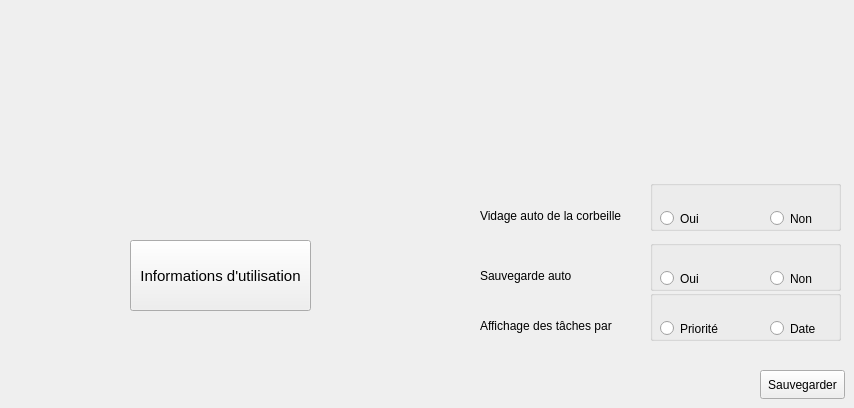
    <widget class="QWidget" name="parameterView">
     <attribute name="title">
      <string>Paramètres</string>
     </attribute>
     <widget class="QLabel" name="label_11">
      <property name="geometry">
       <rect>
        <x>480</x>
        <y>190</y>
        <width>141</width>
        <height>51</height>
       </rect>
      </property>
      <property name="text">
       <string>Vidage auto de la corbeille</string>
      </property>
     </widget>
     <widget class="QPushButton" name="parameterButtonSave">
      <property name="geometry">
       <rect>
        <x>760</x>
        <y>370</y>
        <width>85</width>
        <height>29</height>
       </rect>
      </property>
      <property name="text">
       <string>Sauvegarder</string>
      </property>
     </widget>
     <widget class="QLabel" name="label_12">
      <property name="geometry">
       <rect>
        <x>480</x>
        <y>260</y>
        <width>151</width>
        <height>31</height>
       </rect>
      </property>
      <property name="text">
       <string>Sauvegarde auto</string>
      </property>
     </widget>
     <widget class="QGroupBox" name="parameterGroupVidageAuto">
      <property name="geometry">
       <rect>
        <x>650</x>
        <y>180</y>
        <width>191</width>
        <height>51</height>
       </rect>
      </property>
      <property name="title">
       <string/>
      </property>
      <widget class="QRadioButton" name="parameterVidageAuto">
       <property name="geometry">
        <rect>
         <x>10</x>
         <y>30</y>
         <width>82</width>
         <height>17</height>
        </rect>
       </property>
       <property name="text">
        <string>Oui</string>
       </property>
      </widget>
      <widget class="QRadioButton" name="parameterNonVidageAuto">
       <property name="geometry">
        <rect>
         <x>120</x>
         <y>30</y>
         <width>82</width>
         <height>17</height>
        </rect>
       </property>
       <property name="text">
        <string>Non</string>
       </property>
      </widget>
     </widget>
     <widget class="QGroupBox" name="parameterGroupSaveAuto">
      <property name="geometry">
       <rect>
        <x>650</x>
        <y>240</y>
        <width>191</width>
        <height>51</height>
       </rect>
      </property>
      <property name="title">
       <string/>
      </property>
      <widget class="QRadioButton" name="parameterSaveAuto">
       <property name="geometry">
        <rect>
         <x>10</x>
         <y>30</y>
         <width>82</width>
         <height>17</height>
        </rect>
       </property>
       <property name="text">
        <string>Oui</string>
       </property>
      </widget>
      <widget class="QRadioButton" name="parameterNoSaveAuto">
       <property name="geometry">
        <rect>
         <x>120</x>
         <y>30</y>
         <width>82</width>
         <height>17</height>
        </rect>
       </property>
       <property name="text">
        <string>Non</string>
       </property>
      </widget>
     </widget>
     <widget class="QLabel" name="label_13">
      <property name="geometry">
       <rect>
        <x>480</x>
        <y>310</y>
        <width>151</width>
        <height>31</height>
       </rect>
      </property>
      <property name="text">
       <string>Affichage des tâches par</string>
      </property>
     </widget>
     <widget class="QGroupBox" name="parameterGroupTaskDisplaying">
      <property name="geometry">
       <rect>
        <x>650</x>
        <y>290</y>
        <width>191</width>
        <height>51</height>
       </rect>
      </property>
      <property name="title">
       <string/>
      </property>
      <widget class="QRadioButton" name="parameterTaskDisplayingPriority">
       <property name="geometry">
        <rect>
         <x>10</x>
         <y>30</y>
         <width>82</width>
         <height>17</height>
        </rect>
       </property>
       <property name="text">
        <string>Priorité</string>
       </property>
      </widget>
      <widget class="QRadioButton" name="parameterTaskDisplayingDate">
       <property name="geometry">
        <rect>
         <x>120</x>
         <y>30</y>
         <width>82</width>
         <height>17</height>
        </rect>
       </property>
       <property name="text">
        <string>Date</string>
       </property>
      </widget>
     </widget>
     <widget class="QPushButton" name="infoButton">
      <property name="geometry">
       <rect>
        <x>130</x>
        <y>240</y>
        <width>181</width>
        <height>71</height>
       </rect>
      </property>
      <property name="font">
       <font>
        <pointsize>11</pointsize>
       </font>
      </property>
      <property name="text">
       <string>Informations d'utilisation</string>
      </property>
     </widget>
    </widget>
